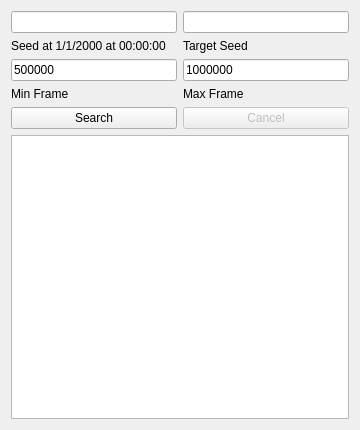
<?xml version="1.0" encoding="UTF-8"?>
<ui version="4.0">
 <class>GameCubeRTC</class>
 <widget class="QWidget" name="GameCubeRTC">
  <property name="geometry">
   <rect>
    <x>0</x>
    <y>0</y>
    <width>360</width>
    <height>430</height>
   </rect>
  </property>
  <property name="minimumSize">
   <size>
    <width>360</width>
    <height>430</height>
   </size>
  </property>
  <property name="windowTitle">
   <string>GameCube RTC</string>
  </property>
  <layout class="QGridLayout" name="gridLayout">
   <item row="0" column="0">
    <widget class="TextBox" name="textBoxStartSeed"/>
   </item>
   <item row="0" column="1">
    <widget class="TextBox" name="textBoxTargetSeed"/>
   </item>
   <item row="1" column="0">
    <widget class="QLabel" name="labelStartSeed">
     <property name="text">
      <string>Seed at 1/1/2000 at 00:00:00</string>
     </property>
    </widget>
   </item>
   <item row="1" column="1">
    <widget class="QLabel" name="labelEndSeed">
     <property name="text">
      <string>Target Seed</string>
     </property>
    </widget>
   </item>
   <item row="2" column="0">
    <widget class="TextBox" name="textBoxMinFrame">
     <property name="text">
      <string notr="true">500000</string>
     </property>
    </widget>
   </item>
   <item row="2" column="1">
    <widget class="TextBox" name="textBoxMaxFrame">
     <property name="text">
      <string notr="true">1000000</string>
     </property>
    </widget>
   </item>
   <item row="3" column="0">
    <widget class="QLabel" name="labelMinFrame">
     <property name="text">
      <string>Min Frame</string>
     </property>
    </widget>
   </item>
   <item row="3" column="1">
    <widget class="QLabel" name="labelMaxFrame">
     <property name="text">
      <string>Max Frame</string>
     </property>
    </widget>
   </item>
   <item row="4" column="0">
    <widget class="QPushButton" name="pushButtonSearch">
     <property name="styleSheet">
      <string notr="true"/>
     </property>
     <property name="text">
      <string>Search</string>
     </property>
    </widget>
   </item>
   <item row="4" column="1">
    <widget class="QPushButton" name="pushButtonCancel">
     <property name="enabled">
      <bool>false</bool>
     </property>
     <property name="text">
      <string>Cancel</string>
     </property>
    </widget>
   </item>
   <item row="5" column="0" colspan="2">
    <widget class="TableView" name="tableView">
     <property name="contextMenuPolicy">
      <enum>Qt::CustomContextMenu</enum>
     </property>
     <property name="styleSheet">
      <string notr="true"/>
     </property>
     <property name="editTriggers">
      <set>QAbstractItemView::NoEditTriggers</set>
     </property>
     <property name="sortingEnabled">
      <bool>false</bool>
     </property>
     <attribute name="horizontalHeaderVisible">
      <bool>true</bool>
     </attribute>
     <attribute name="horizontalHeaderDefaultSectionSize">
      <number>100</number>
     </attribute>
     <attribute name="verticalHeaderVisible">
      <bool>false</bool>
     </attribute>
     <attribute name="verticalHeaderMinimumSectionSize">
      <number>20</number>
     </attribute>
     <attribute name="verticalHeaderDefaultSectionSize">
      <number>21</number>
     </attribute>
    </widget>
   </item>
  </layout>
 </widget>
 <customwidgets>
  <customwidget>
   <class>TextBox</class>
   <extends>QLineEdit</extends>
   <header>Forms/Controls/TextBox.hpp</header>
  </customwidget>
  <customwidget>
   <class>TableView</class>
   <extends>QTableView</extends>
   <header>Forms/Controls/TableView.hpp</header>
  </customwidget>
 </customwidgets>
 <tabstops>
  <tabstop>textBoxStartSeed</tabstop>
  <tabstop>textBoxTargetSeed</tabstop>
  <tabstop>textBoxMinFrame</tabstop>
  <tabstop>textBoxMaxFrame</tabstop>
  <tabstop>pushButtonSearch</tabstop>
  <tabstop>pushButtonCancel</tabstop>
  <tabstop>tableView</tabstop>
 </tabstops>
 <resources/>
 <connections/>
</ui>
